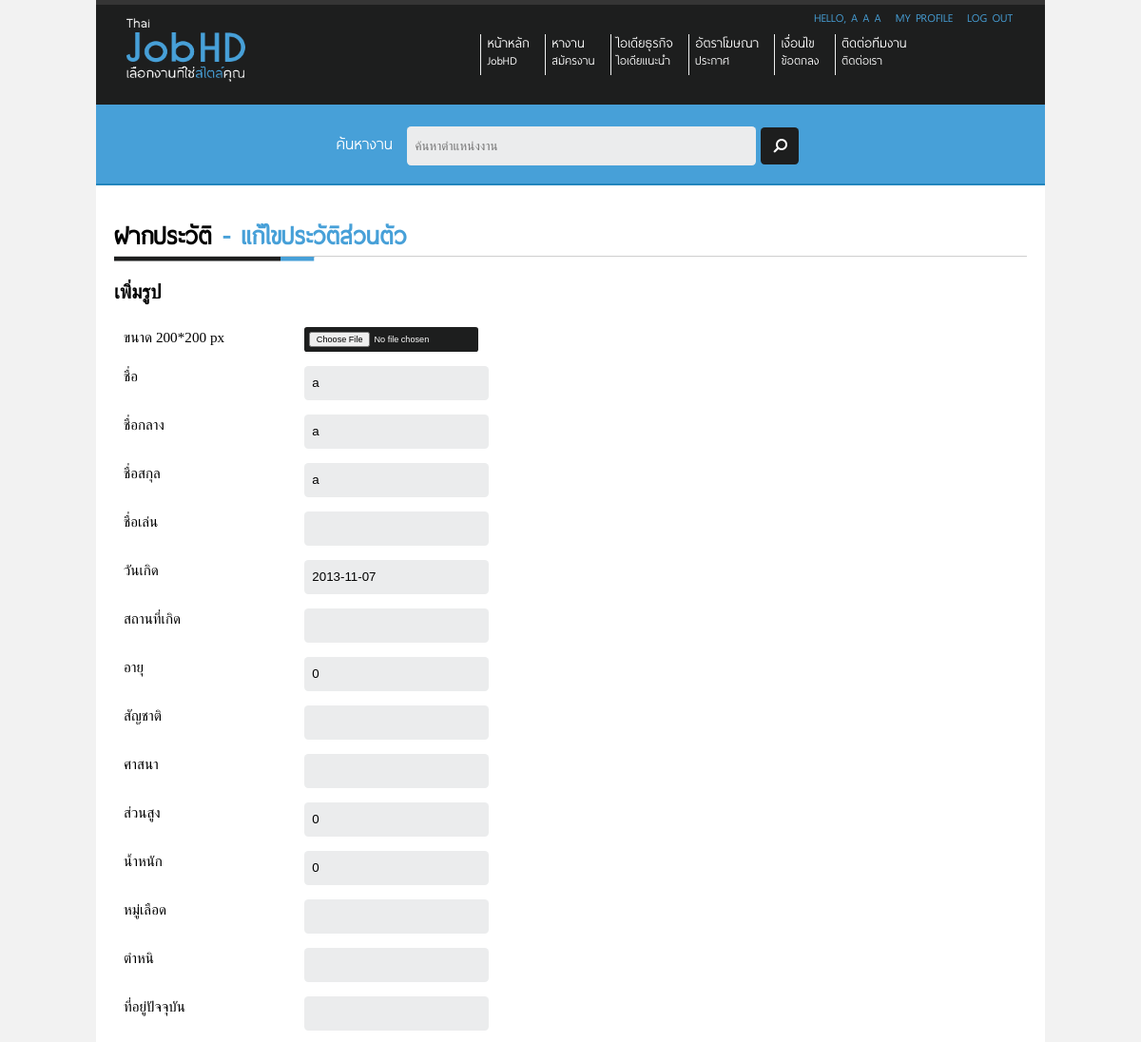
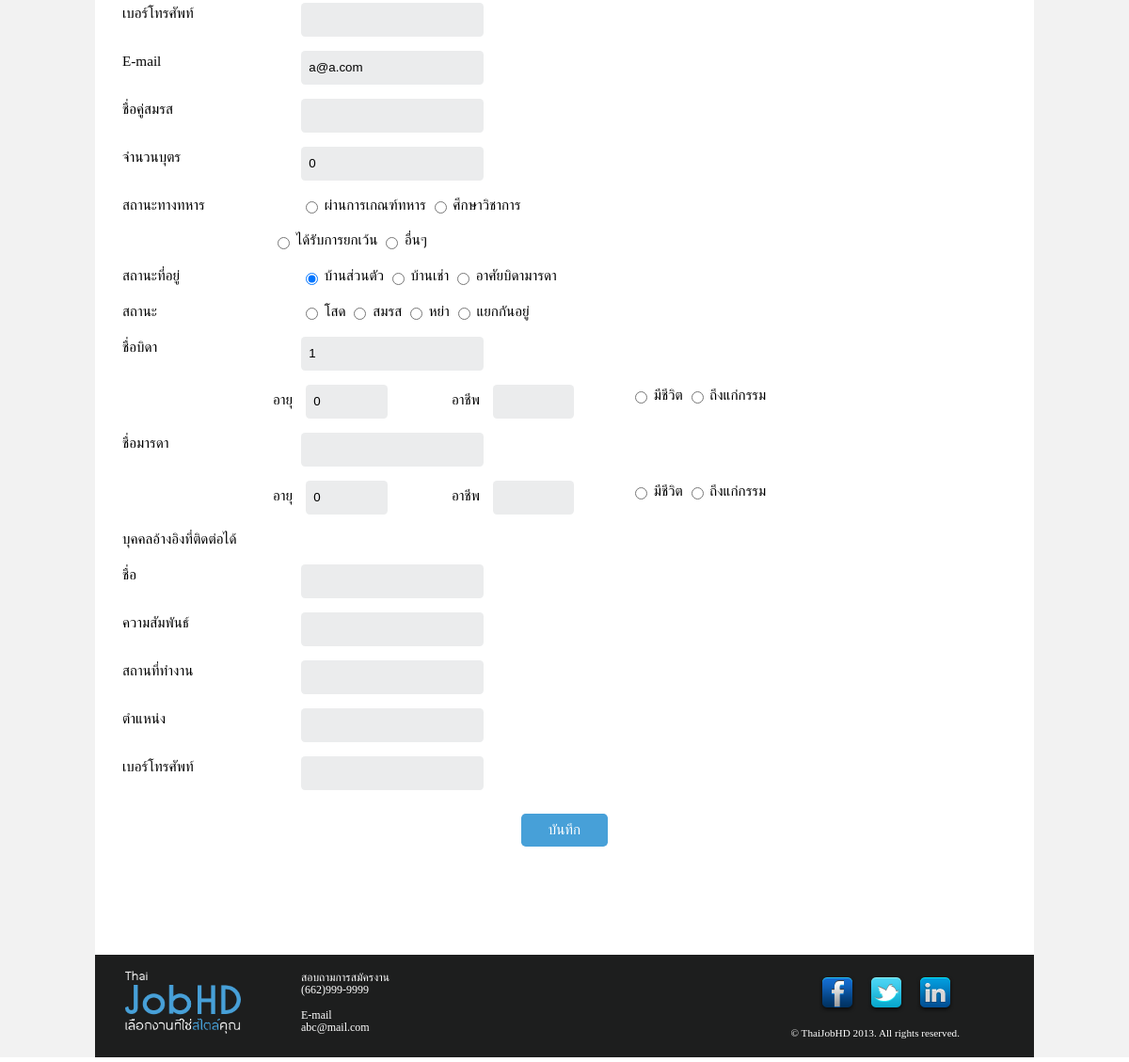
Screenshot of /Site/edit-profile.php (signed in) with the database file from the repository (2 pictures, top to bottom).
### tables this page shows
CREATE TABLE IF NOT EXISTS `buildthedot_thaijobhd_user_account` (
  `id` int(11) NOT NULL AUTO_INCREMENT,
  `email` varchar(200) NOT NULL,
  `password` varchar(250) NOT NULL,
  `firstname` varchar(200) NOT NULL,
  `midname` varchar(200) NOT NULL,
  `lastname` varchar(200) NOT NULL,
  `nickname` varchar(200) NOT NULL,
  `profile_picture` varchar(200) NOT NULL,
  `job_id` int(40) NOT NULL,
  `job_status` varchar(100) NOT NULL,
  `admin_status` int(1) NOT NULL,
  `birthdate` date NOT NULL,
  `place_of_birth` varchar(200) NOT NULL,
  `age` int(10) NOT NULL,
  `nationality` varchar(100) NOT NULL,
  `religion` varchar(100) NOT NULL,
  `height` int(10) NOT NULL,
  `weight` int(10) NOT NULL,
  `blood` varchar(10) NOT NULL,
  `lesion` varchar(100) NOT NULL,
  `current_address` varchar(250) NOT NULL,
  `phone_number` varchar(100) NOT NULL,
  `relationship_status` varchar(100) NOT NULL,
  `pouse_name` varchar(100) NOT NULL,
  `number_of_children` int(10) NOT NULL,
  `military_status` varchar(100) NOT NULL,
  `current_address_status` varchar(20) NOT NULL,
  `father_name` varchar(100) NOT NULL,
  `father_age` int(10) NOT NULL,
  `father_career` varchar(100) NOT NULL,
  `father_live_status` varchar(10) NOT NULL,
  `mother_name` varchar(100) NOT NULL,
  `mother_age` int(10) NOT NULL,
  `mother_career` varchar(100) NOT NULL,
  `mother_live_status` varchar(10) NOT NULL,
  PRIMARY KEY (`id`),
  UNIQUE KEY `email` (`email`)
);

### Site/edit-profile.php (the view, shortened to what the rows shown need)
<?php
$rootpath = "./";
include ($rootpath . "include/header.php");
include ($rootpath . "include/top-menu.php");
if($_SESSION["userid"] == "" || (!(isset($_SESSION["userid"])))) {
	header("location: ".$rootpath."login.php");
}
else{
	$sql_user="
		SELECT *
		FROM  `buildthedot_thaijobhd_user_account`
		WHERE `id` = '".$_SESSION["userid"]."' ;
	";
	$result_user = @mysql_query($sql_user);
	if($rs_user = @mysql_fetch_array($result_user)){
?>
		<div id="wrapper">
			<div id="content" class="container_12">
				<div id="content-profile">
					<div id="head-title">
						<h1>ฝากประวัติ <span class="text-blue">-  แก้ไขประวัติส่วนตัว</span></h1>
					</div>
					<form id="edit_profile_form" name="edit_profile_form" action="<?php echo $rootpath; ?>include/module/edit-profile-process.php" method="POST" enctype="multipart/form-data">
						<h2 class="grid_">เพิ่มรูป </h2>
						<br class="clear"/>
						<p class="grid_2">
							ขนาด 200*200 px
						</p>
						<p class="grid_8">
							<input class="button black round" type="file" name="profile_picture" />
						</p>
						<br class="clear"/>
						<p class="grid_2">
							ชื่อ
						</p>
						<p class="grid_8">
							<input type="text" id="firstname" name ="firstname" class="round" value="<?php echo $rs_user["firstname"]; ?>" />
						</p>
						<br class="clear"/>
						<p class="grid_2">
							ชื่อกลาง
						</p>
						<p class="grid_8">
							<input type="text" id="midname" name ="midname" class="round" value="<?php echo $rs_user["midname"]; ?>" />
						</p>
						<br class="clear"/>
						<p class="grid_2">
							ชื่อสกุล
						</p>
						<p class="grid_8">
							<input type="text" id="lastname" name ="lastname" class="round" value="<?php echo $rs_user["lastname"]; ?>" />
						</p>
						<br class="clear"/>
						<p class="grid_2">
							ชื่อเล่น
						</p>
						<p class="grid_8">
							<input type="text" id="nickname" name ="nickname" class="round" value="<?php echo $rs_user["nickname"]; ?>" />
						</p>
						<br class="clear"/>
						<p class="grid_2">
							วันเกิด
						</p>
						<p class="grid_8">
							<input type="text" id="birthdate" name ="birthdate" class="round" value="<?php echo $rs_user["birthdate"]; ?>" />
						</p>
						<br class="clear"/>
						<p class="grid_2">
							สถานที่เกิด
						</p>
						<p class="grid_8">
							<input type="text" id="place_of_birth" name ="place_of_birth" class="round" value="<?php echo $rs_user["place_of_birth"]; ?>" />
						</p>
						<br class="clear"/>
						<p class="grid_2">
							อายุ
						</p>
						<p class="grid_8">
							<input type="text" id="age" name ="age" class="round" value="<?php echo $rs_user["age"]; ?>" onkeypress='validate_number(event)' />
						</p>
						<br class="clear"/>
						<p class="grid_2">
							สัญชาติ
						</p>
						<p class="grid_8">
							<input type="text" id="nationality" name ="nationality" class="round" value="<?php echo $rs_user["nationality"]; ?>" />
						</p>
						<br class="clear"/>
						<p class="grid_2">
							ศาสนา
						</p>
						<p class="grid_8">
							<input type="text" id="religion" name ="religion" class="round" value="<?php echo $rs_user["religion"]; ?>" />
						</p>
						<br class="clear"/>
						<p class="grid_2">
							ส่วนสูง
						</p>
						<p class="grid_8">
							<input type="text" id="height" name ="height" class="round" value="<?php echo $rs_user["height"]; ?>" onkeypress='validate_number(event)' />
						</p>
						<br class="clear"/>
						<p class="grid_2">
							น้ำหนัก
						</p>
						<p class="grid_8">
							<input type="text" id="weight" name ="weight" class="round" value="<?php echo $rs_user["weight"]; ?>" onkeypress='validate_number(event)' />
						</p>
						<br class="clear"/>
						<p class="grid_2">
							หมู่เลือด
						</p>
						<p class="grid_8">
							<input type="text" id="blood" name ="blood" class="round" value="<?php echo $rs_user["blood"]; ?>" />
						</p>
						<br class="clear"/>
						<p class="grid_2">
							ตำหนิ
						</p>
						<p class="grid_8">
							<input type="text" id="lesion" name ="lesion" class="round" value="<?php echo $rs_user["lesion"]; ?>" />
						</p>
						<br class="clear"/>
						<p class="grid_2">
							ที่อยู่ปัจจุบัน
						</p>
						<p class="grid_8">
							<input type="text" id="current_address" name ="current_address" class="round" value="<?php echo $rs_user["current_address"]; ?>" />
						</p>
						<br class="clear"/>
						<p class="grid_2">
							เบอร์โทรศัพท์
						</p>
						<p class="grid_8">
							<input type="text" id="phone_number" name ="phone_number" class="round" value="<?php echo $rs_user["phone_number"]; ?>" onkeypress="validate_phone_number(event); " />
						</p>
						<br class="clear"/>
						<p class="grid_2">
							E-mail
						</p>
						<p class="grid_8">
							<input type="text" id="email" name ="email" class="round" value="<?php echo $rs_user["email"]; ?>" disable="disable" />
						</p>
						<br class="clear"/>
						<p class="grid_2">
							ชื่อคู่สมรส
						</p>
						<p class="grid_8">
							<input type="text" id="pouse_name" name ="pouse_name" class="round" value="<?php echo $rs_user["pouse_name"]; ?>" />
						</p>
						<br class="clear"/>
						<p class="grid_2">
							จำนวนบุตร
						</p>
						<p class="grid_8">
							<input type="text" id="number_of_children" name ="number_of_children" class="round" onkeypress="validate_number(event);" value="<?php echo $rs_user["number_of_children"]; ?>" />
						</p>
						<br class="clear"/>
						<p class="grid_2">
							สถานะทางทหาร
						</p>
						<p class="grid_4 ">
							<label for="military_status1" class="alt-label">
								<input type="radio" id="military_status1" name="military_status" value="pass_commandeering_soldier" <?php
									if($rs_user["military_status"]=="pass_commandeering_soldier"){
										?>checked="checked"<?php
									}
								?> />
								ผ่านการเกณฑ์ทหาร
							</label>
							<label for="military_status2" class="alt-label">
								<input type="radio" id="military_status2" name="military_status" value="study_education" <?php
									if($rs_user["military_status"]=="study_education"){
										?>checked="checked"<?php
									}
								?> />
								ศึกษาวิชาการ
							</label>
						</p>
						<br class="clear"/>
						<p class="grid_4 prefix_2">
							<label for="military_status3" class="alt-label">
								<input type="radio" id="military_status3" name="military_status" value="exempt" <?php
									if($rs_user["military_status"]=="exempt"){
										?>checked="checked"<?php
									}
								?> />
								ได้รับการยกเว้น
							</label>
							<label for="military_status4" class="alt-label">
								<input type="radio" id="military_status4" name="military_status" value="other" <?php
									if($rs_user["military_status"]=="other"){
										?>checked="checked"<?php
									}
								?> />
								อื่นๆ
							</label>
						</p>
						<br class="clear"/>
						<p class="grid_2">
							สถานะที่อยู่
						</p>
						<p class="grid_8">
							<label for="current_address_status1" class="alt-label">
								<input type="radio" id="current_address_status1" name="current_address_status" checked="checked" value="home" <?php
									if($rs_user["current_address_status"]=="home"){
										?>checked="checked"<?php
									}
								?> />
								บ้านส่วนตัว </label>
							<label for="current_address_status2" class="alt-label">
								<input type="radio" id="current_address_status2" name="current_address_status" value="rent" <?php
									if($rs_user["current_address_status"]=="rent"){
										?>checked="checked"<?php
									}
								?> />
								บ้านเช่า </label>
							<label for="current_address_status3" class="alt-label">
								<input type="radio" id="current_address_status3" name="current_address_status" value="live_with_parent" <?php
									if($rs_user["current_address_status"]=="live_with_parent"){
										?>checked="checked"<?php
									}
								?> />
								อาศัยบิดามารดา </label>
						</p>
						<br class="clear"/>
						<p class="grid_2">
							สถานะ
						</p>
						<p class="grid_8">
							<label for="relationship_status1" class="alt-label">
								<input type="radio" id="relationship_status1" name="relationship_status" value="single" <?php
									if($rs_user["relationship_status"]=="single"){
										?>checked="checked"<?php
									}
								?> />
								โสด </label>
							<label for="relationship_status2" class="alt-label">
								<input type="radio" id="relationship_status2" name="relationship_status" value="marry" <?php
									if($rs_user["relationship_status"]=="marry"){
										?>checked="checked"<?php
									}
								?> />
								สมรส </label>
							<label for="relationship_status3" class="alt-label">
								<input type="radio" id="relationship_status3" name="relationship_status" value="divorce" <?php
									if($rs_user["relationship_status"]=="divorce"){
										?>checked="checked"<?php
									}
								?> />
								หย่า </label>
							<label for="relationship_status4" class="alt-label">
								<input type="radio" id="relationship_status4" name="relationship_status" value="separation" <?php
									if($rs_user["relationship_status"]=="separation"){
										?>checked="checked"<?php
									}
								?> />
								แยกกันอยู่ </label>
						</p>
						<br class="clear"/>
						<p class="grid_2">
							ชื่อบิดา
						</p>
						<p class="grid_2">
							<input type="text" id="father_name" name ="father_name" class="round" value="<?php echo $rs_user["father_name"]; ?>" />
						</p>
						<br class="clear"/>
						<p class="grid_2 prefix_2">
							อายุ
							<input type="text" id="father_age" name ="father_age" class="round input-small" onkeypress="validate_number(event);" value="<?php echo $rs_user["father_age"]; ?>" />
						</p>
						<p class="grid_2">
							อาชีพ
							<input type="text" id="father_career" name ="father_career" class="round input-small" value="<?php echo $rs_user["father_career"]; ?>" />
						</p>
						<p class="grid_4">
							<label for="father_live_status1" class="alt-label">
								<input type="radio" id="father_live_status1" name="father_live_status" value="live" <?php
									if($rs_user["father_live_status"]=="live"){
										?>checked="checked"<?php
									}
								?> />
								มีชีวิต </label>
							<label for="father_live_status2" class="alt-label">
								<input type="radio" id="father_live_status2" name="father_live_status" value="died" <?php
									if($rs_user["father_live_status"]=="died"){
										?>checked="checked"<?php
									}
								?> />
								ถึงแก่กรรม </label>
						</p>
						<br class="clear"/>
						<p class="grid_2">
							ชื่อมารดา
						</p>
						<p class="grid_2">
							<input type="text" id="mother_name" name ="mother_name" class="round" value="<?php echo $rs_user["mother_name"]; ?>" />
						</p>
						<br class="clear"/>
						<p class="grid_2 prefix_2">
							อายุ
							<input type="text" id="mother_age" name ="mother_age" class="round input-small" onkeypress="validate_number(event);" value="<?php echo $rs_user["mother_age"]; ?>" />
						</p>
						<p class="grid_2">
							อาชีพ
							<input type="text" id="mother_career" name ="mother_career" class="round input-small" value="<?php echo $rs_user["mother_career"]; ?>" />
						</p>
						<p class="grid_4">
							<label for="mother_live_status1" class="alt-label">
								<input type="radio" id="mother_live_status1" name="mother_live_status" value="live" <?php
									if($rs_user["mother_live_status"]=="live"){
										?>checked="checked"<?php
									}
								?> />
								มีชีวิต </label>
							<label for="mother_live_status2" class="alt-label">
								<input type="radio" id="mother_live_status2" name="mother_live_status" value="died" <?php
									if($rs_user["mother_live_status"]=="died"){
										?>checked="checked"<?php
									}
								?> />
								ถึงแก่กรรม </label>
						</p>
						<br class="clear"/>
<?php
						$rs_user_ref="
							SELECT *
							FROM  `buildthedot_thaijobhd_user_account_reference_contacts`
							WHERE `user_account_id` = '".$_SESSION["userid"]."' ;
						";
						$result_user_ref = @mysql_query($rs_user_ref);
						$rs_user_ref = @mysql_fetch_array($result_user_ref)
?>
						<p class="grid_4">
							บุคคลอ้างอิงที่ติดต่อได้
						</p>
						<br class="clear"/>
						<p class="grid_2">
							ชื่อ
						</p>
						<p class="grid_2">
							<input type="text" id="ref_name" name ="ref_name" class="round" value="<?php echo $$rs_user_ref["name"]; ?>" />
						</p>
						<br class="clear"/>
						<p class="grid_2">
							ความสัมพันธ์
						</p>
						<p class="grid_2">
							<input type="text" id="ref_relationship" name ="ref_relationship" class="round" value="<?php echo $$rs_user_ref["relationship"]; ?>" />
						</p>
						<br class="clear"/>
						<p class="grid_2">
							สถานที่ทำงาน
						</p>
						<p class="grid_2">
							<input type="text" id="ref_workplace" name ="ref_workplace" class="round" value="<?php echo $$rs_user_ref["workplace"]; ?>" />
						</p>
						<br class="clear"/>
						<p class="grid_2">
							ตำแหน่ง
						</p>
						<p class="grid_2">
							<input type="text" id="ref_position" name ="ref_position" class="round" value="<?php echo $$rs_user_ref["position"]; ?>" />
						</p>
						<br class="clear"/>
						<p class="grid_2">
							เบอร์โทรศัพท์
						</p>
						<p class="grid_2">
							<input type="text" id="ref_phone_number" name ="ref_phone_number" class="round" value="<?php echo $$rs_user_ref["phone_number"]; ?>" />
						</p>
						<br class="clear"/>
						<p class="grid_12 center">
							<a href="#" onclick="document.getElementById('edit_profile_form').submit(); " class="save-button blue round">บันทึก</a>
						</p>
					</form>
				</div>
			</div>
<?php
			include ("include/footer.php");
		}
}
?>

### Site/include/top-menu.php (shortened to what the rows shown need)
<div id="wrapper">
	<div id="header" class="container_12">
		<div class="right"  class="grid_12">
			<ul id="my-profile">
<?php
				if(!isset($_SESSION['userid']) || empty($_SESSION['userid']) || $_SESSION['userid'] == ""){
?>
					<li>
						<a href="login.php" class="text-blue">Sign in</a>
					</li>
					<li>
						<a href="register.php" class="text-grey">Register</a>
					</li>
<?php
				}
				else{
?>
					<li class="text-blue">
<?php
						$sql_user = "
							SELECT *
							FROM  `buildthedot_thaijobhd_user_account`
							WHERE `id` = '".$_SESSION["userid"]."' ;
						";
						$result_user = @mysql_query($sql_user);
						if($result_user)
						{
							if($rs_user = @mysql_fetch_array($result_user)){
								echo "Hello, ".$rs_user["firstname"]." ".$rs_user["midname"]." ".$rs_user["lastname"];
							}
						}
						else {
							echo "Error";
						}
?>
					</li>
					<li>
						<a href="view-profile.php" class="text-blue">
						</a>
					</li>
					<li>
						<a href="include/module/logout_process.php" class="text-blue" id="logout">
						</a>
					</li>
<?php
				}
?>
			</ul>
		</div>
	</div>

### rows the page displays
buildthedot_thaijobhd_user_account: firstname "A", midname "A", lastname "A", firstname "a", midname "a", lastname "a", birthdate "2013-11-07", age "0", height "0", weight "0", email "a@a.com", number_of_children "0", military_status "☐ ผ่านการเกณฑ์ทหาร", military_status "☐ ศึกษาวิชาการ", military_status "☐ ได้รับการยกเว้น", military_status "☐ อื่นๆ", current_address_status "☑ บ้านส่วนตัว", current_address_status "☐ บ้านเช่า", current_address_status "☐ อาศัยบิดามารดา", relationship_status "☐ โสด", relationship_status "☐ สมรส", relationship_status "☐ หย่า", relationship_status "☐ แยกกันอยู่", father_name "1", father_age "0", father_live_status "☐ มีชีวิต", father_live_status "☐ ถึงแก่กรรม", mother_age "0", mother_live_status "☐ มีชีวิต", mother_live_status "☐ ถึงแก่กรรม"
